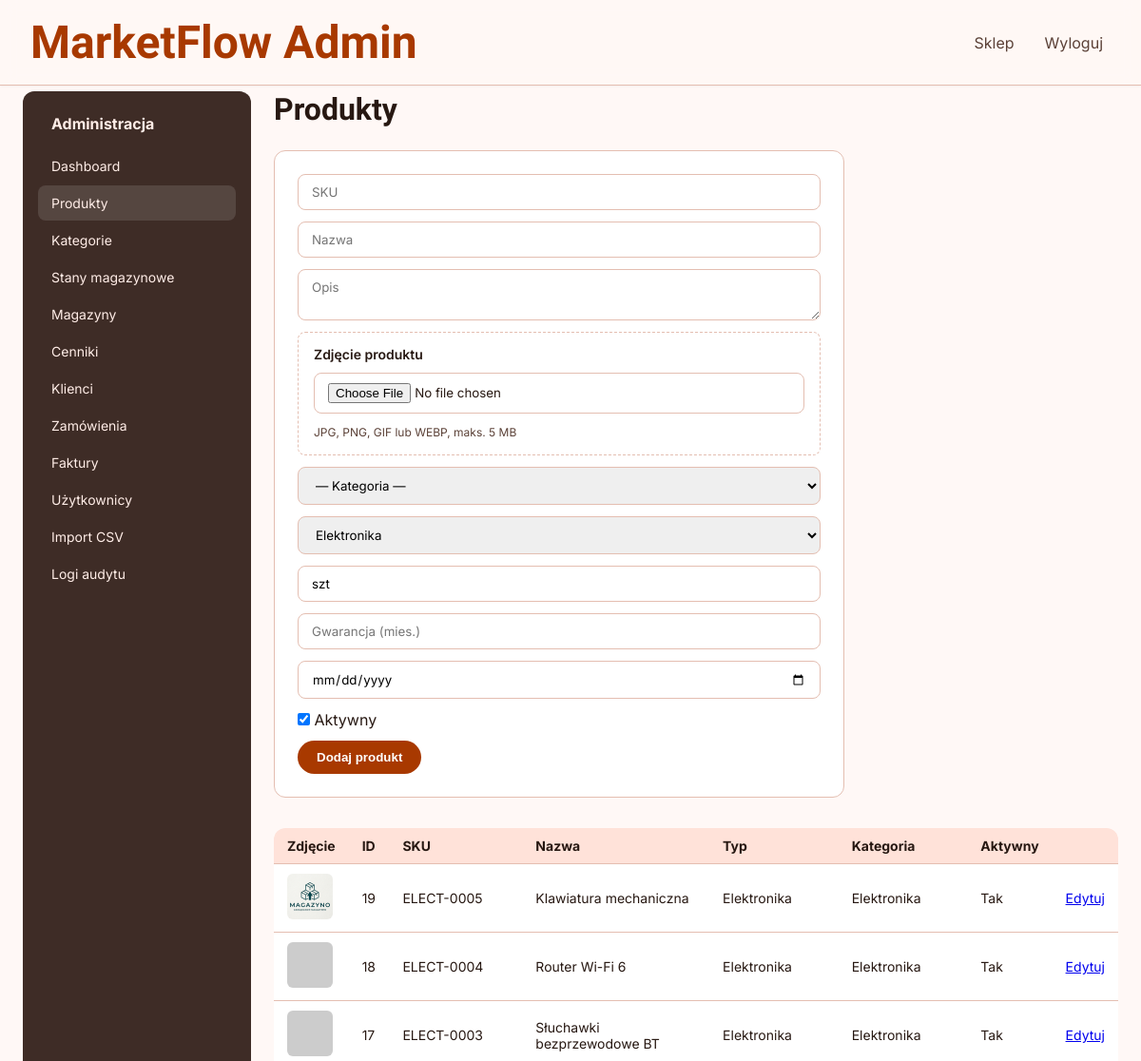
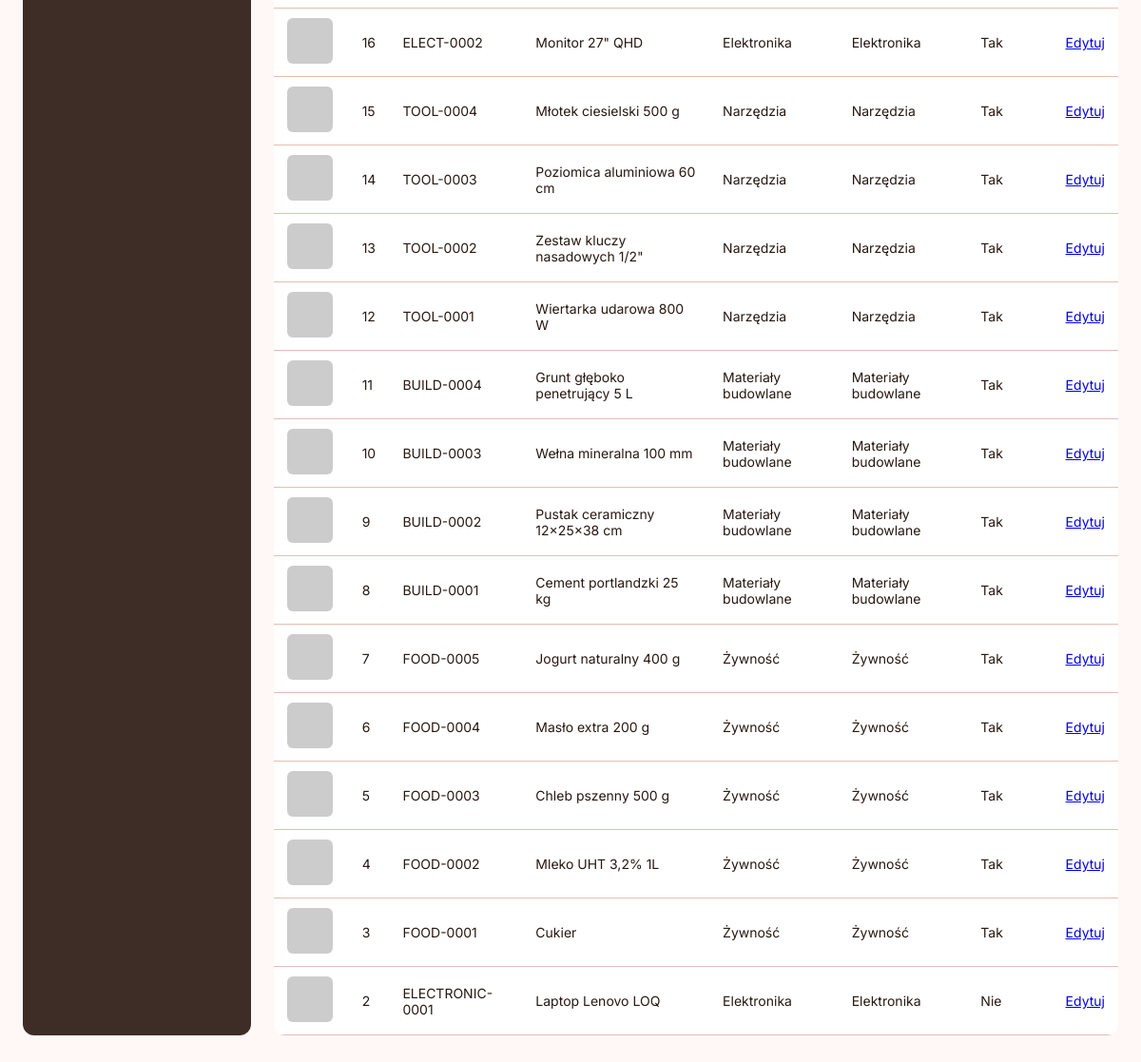
Page /ZZZ/admin/products.php (signed in) on the committed database (2 pictures, top to bottom).
### tables this page shows
CREATE TABLE `products` (
  `id` bigint(20) NOT NULL,
  `sku` varchar(64) NOT NULL,
  `name` varchar(255) NOT NULL,
  `description` text DEFAULT NULL,
  `image_path` varchar(255) DEFAULT NULL,
  `category_id` bigint(20) DEFAULT NULL,
  `unit` varchar(32) NOT NULL,
  `is_active` tinyint(1) NOT NULL DEFAULT 1,
  `created_at` timestamp NOT NULL DEFAULT current_timestamp(),
  `updated_at` timestamp NOT NULL DEFAULT current_timestamp() ON UPDATE current_timestamp(),
  `type` varchar(20) NOT NULL DEFAULT 'electronic',
  `warranty_months` int(11) DEFAULT NULL,
  `expiration_date` date DEFAULT NULL
);

CREATE TABLE `product_categories` (
  `id` bigint(20) NOT NULL,
  `name` varchar(128) NOT NULL,
  `parent_id` bigint(20) DEFAULT NULL
);

### ZZZ/includes/helpers.php (called while the page is built, shortened)
<?php
function e(?string $value): string
{
    return htmlspecialchars((string) $value, ENT_QUOTES, 'UTF-8');
}
function appConfig(string $key, mixed $default = null): mixed
{
    static $env = null;
    if ($env === null) {
        $root = dirname(__DIR__);
        $env = loadEnv($root . '/.env');
        if ($env === []) {
            $env = loadEnv($root . '/.env.example');
        }
    }
    return $env[$key] ?? $default;
}
function typeLabel(string $type): string
{
    return match ($type) {
        'electronic' => 'Elektronika',
        'food' => 'Żywność',
        'building' => 'Materiały budowlane',
        'tools' => 'Narzędzia',
        default => ucfirst($type),
    };
}
    return 'ORD-' . strtoupper(bin2hex(random_bytes(4)));
function productPlaceholderImage(string $name): string
{
    $text = rawurlencode(mb_substr($name, 0, 24));
    return 'https://via.placeholder.com/400x400?text=' . $text;
}
function productImageUrl(array $product): string
{
    $path = $product['image_path'] ?? null;
    if ($path) {
        return appUrl('/public/' . ltrim($path, '/'));
    }
    return productPlaceholderImage($product['name'] ?? 'Produkt');
}

### ZZZ/includes/repositories/ProductRepository.php (called while the page is built, shortened)
<?php
class ProductRepository
{
    public function all(): array
    {
        return $this->pdo->query('SELECT p.*, c.name AS category_name FROM products p
            LEFT JOIN product_categories c ON c.id = p.category_id
            ORDER BY p.id DESC')->fetchAll();
    }
}

### ZZZ/config/database.php (called while the page is built, shortened)
<?php
function loadEnv(string $path): array
{
    $env = [];
    if (!is_readable($path)) {
        return $env;
    }
    return $env;
}

### ZZZ/includes/bootstrap.php (called while the page is built, shortened)
<?php
require_once dirname(__DIR__) . '/config/database.php';
require_once __DIR__ . '/helpers.php';
require_once __DIR__ . '/repositories/ProductRepository.php';
function appUrl(string $path = ''): string
{
    $base = rtrim((string) appConfig('APP_URL', ''), '/');
    return $base . $path;
}

### ZZZ/admin/products.php (the view, shortened to what this page needs)
<?php
require_once dirname(__DIR__) . '/includes/bootstrap.php';
require_once dirname(__DIR__) . '/includes/layout/admin_layout.php';
$productRepo = new ProductRepository($pdo);
$products = $productRepo->all();
$edit = null;
?>
<h1 class="font-headline-lg" style="margin-bottom:24px;">Produkty</h1>
<form method="post" enctype="multipart/form-data" class="form-grid" style="background:white;padding:24px;border-radius:12px;border:1px solid var(--outline-variant);margin-bottom:32px;">
    <input type="text" name="sku" placeholder="SKU" required value="<?= e($edit['sku'] ?? '') ?>">
    <input type="text" name="name" placeholder="Nazwa" required value="<?= e($edit['name'] ?? '') ?>">
    <textarea name="description" placeholder="Opis" rows="2"><?= e($edit['description'] ?? '') ?></textarea>
    <div style="display:flex;flex-direction:column;gap:12px;padding:16px;border:1px dashed var(--outline-variant);border-radius:8px;">
        <label class="font-label-md" for="image">Zdjęcie produktu</label>
        <input type="file" id="image" name="image" accept="image/jpeg,image/png,image/gif,image/webp">
        <span style="font-size:12px;color:var(--on-surface-variant);">JPG, PNG, GIF lub WEBP, maks. 5 MB</span>
    </div>
    <select name="category_id">
        <option value="">— Kategoria —</option>
    </select>
    <select name="type">
        <option value="electronic" <?= ($edit['type'] ?? '') === 'electronic' ? 'selected' : '' ?>>Elektronika</option>
    </select>
    <input type="text" name="unit" placeholder="Jednostka" value="<?= e($edit['unit'] ?? 'szt') ?>">
    <input type="number" name="warranty_months" placeholder="Gwarancja (mies.)" value="<?= e((string) ($edit['warranty_months'] ?? '')) ?>">
    <input type="date" name="expiration_date" value="<?= e($edit['expiration_date'] ?? '') ?>">
    <label><input type="checkbox" name="is_active" <?= ($edit['is_active'] ?? 1) ? 'checked' : '' ?>> Aktywny</label>
    <div style="display:flex;gap:12px;flex-wrap:wrap;">
        <button type="submit" class="btn-primary"><?= $edit ? 'Zapisz' : 'Dodaj produkt' ?></button>
    </div>
</form>
<table class="data-table">
    <thead><tr><th>Zdjęcie</th><th>ID</th><th>SKU</th><th>Nazwa</th><th>Typ</th><th>Kategoria</th><th>Aktywny</th><th></th></tr></thead>
    <tbody>
        <?php foreach ($products as $p): ?>
        <tr>
            <td>
                <img src="<?= e(productImageUrl($p)) ?>" alt="" style="width:48px;height:48px;object-fit:cover;border-radius:6px;">
            </td>
            <td><?= (int) $p['id'] ?></td>
            <td><?= e($p['sku']) ?></td>
            <td><?= e($p['name']) ?></td>
            <td><?= e(typeLabel($p['type'])) ?></td>
            <td><?= e($p['category_name'] ?? '—') ?></td>
            <td><?= (int) $p['is_active'] ? 'Tak' : 'Nie' ?></td>
            <td><a href="?edit=<?= (int) $p['id'] ?>">Edytuj</a></td>
        </tr>
        <?php endforeach; ?>
    </tbody>
</table>

### ZZZ/public/assets/css/style.css (style rules this page uses)
:root { --surface: #fff8f6; --on-surface: #271812; --surface-variant: #fadcd2; --on-surface-variant: #5b4137; --surface-container: #ffe9e3; --surface-container-low: #fff1ec; --surface-container-high: #ffe2d9; --surface-container-lowest: #ffffff; --surface-container-highest: #fadcd2; --surface-bright: #fff8f6; --surface-dim: #f1d4ca; --primary: #a83900; --on-primary: #ffffff; --primary-container: #ff5a00; --on-primary-container: #511700; --primary-fixed: #ffdbcf; --on-primary-fixed: #380d00; --primary-fixed-dim: #ffb59a; --on-primary-fixed-variant: #802900; --inverse-primary: #ffb59a; --secondary: #0050d7; --on-secondary: #ffffff; --secondary-container: #2569fe; --on-secondary-container: #fefcff; --secondary-fixed: #dbe1ff; --secondary-fixed-dim: #b4c5ff; --on-secondary-fixed: #00174c; --on-secondary-fixed-variant: #003da9; --tertiary: #0061a6; --on-tertiary: #ffffff; --tertiary-container: #0095fc; --on-tertiary-container: #002c50; --tertiary-fixed: #d2e4ff; --tertiary-fixed-dim: #a0c9ff; --on-tertiary-fixed: #001c37; --on-tertiary-fixed-variant: #00497f; --error: #ba1a1a; --on-error: #ffffff; --error-container: #ffdad6; --on-error-container: #93000a; --background: #fff8f6; --on-background: #271812; --outline: #907065; --outline-variant: #e4beb1; --inverse-surface: #3e2c26; --inverse-on-surface: #ffede7; --surface-tint: #a83900; --font-display-lg: 48px; --font-headline-lg: 32px; --font-headline-md: 24px; --font-headline-lg-mobile: 24px; --font-body-lg: 18px; --font-body-md: 16px; --font-label-md: 14px; --font-label-sm: 12px; --font-price-display: 20px; --spacing-xs: 4px; --spacing-sm: 8px; --spacing-base: 4px; --spacing-md: 16px; --spacing-lg: 24px; --spacing-xl: 32px; --spacing-2xl: 48px; --spacing-gutter: 16px; --spacing-margin-mobile: 16px; --spacing-margin-desktop: 32px; }
* { margin: 0; padding: 0; box-sizing: border-box; }
html, body { background-color: var(--surface); color: var(--on-surface); font-family: 'Inter', sans-serif; -webkit-font-smoothing: antialiased; -moz-osx-font-smoothing: grayscale; }
.font-headline-lg { font-family: 'Hanken Grotesk', sans-serif; font-size: 32px; font-weight: 700; line-height: 1.2; }
.font-label-md { font-family: 'Inter', sans-serif; font-size: 14px; font-weight: 600; line-height: 1.0; }

### ZZZ/includes/layout/admin_layout.php (style rules this page uses)
.data-table { width:100%; border-collapse:collapse; background:white; border-radius:12px; overflow:hidden; margin-top:16px; }
.data-table th, .data-table td { padding:10px 14px; text-align:left; border-bottom:1px solid var(--outline-variant); font-size:14px; }
.data-table th { background:var(--surface-container-high); }
.form-grid { display:grid; gap:12px; max-width:600px; }
.form-grid input, .form-grid select, .form-grid textarea { padding:10px 14px; border:1px solid var(--outline-variant); border-radius:8px; font-family:inherit; }
.btn-primary { background:var(--primary); color:white; border:none; padding:10px 20px; border-radius:999px; font-weight:700; cursor:pointer; }

### rows in the picture
products: image_path (picture), id "19", sku "ELECT-0005", name "Klawiatura mechaniczna", type "Elektronika", category.name "Elektronika", is_active "Tak"
products: id "18", sku "ELECT-0004", name "Router Wi-Fi 6", type "Elektronika", category.name "Elektronika", is_active "Tak"
products: id "17", sku "ELECT-0003", name "Słuchawki bezprzewodowe BT", type "Elektronika", category.name "Elektronika", is_active "Tak"
products: id "16", sku "ELECT-0002", name "Monitor 27\" QHD", type "Elektronika", category.name "Elektronika", is_active "Tak"
products: id "15", sku "TOOL-0004", name "Młotek ciesielski 500 g", type "Narzędzia", category.name "Narzędzia", is_active "Tak"
products: id "14", sku "TOOL-0003", name "Poziomica aluminiowa 60 cm", type "Narzędzia", category.name "Narzędzia", is_active "Tak"
products: id "13", sku "TOOL-0002", name "Zestaw kluczy nasadowych 1/2\"", type "Narzędzia", category.name "Narzędzia", is_active "Tak"
products: id "12", sku "TOOL-0001", name "Wiertarka udarowa 800 W", type "Narzędzia", category.name "Narzędzia", is_active "Tak"
products: id "11", sku "BUILD-0004", name "Grunt głęboko penetrujący 5 L", type "Materiały budowlane", category.name "Materiały budowlane", is_active "Tak"
products: id "10", sku "BUILD-0003", name "Wełna mineralna 100 mm", type "Materiały budowlane", category.name "Materiały budowlane", is_active "Tak"
products: id "9", sku "BUILD-0002", name "Pustak ceramiczny 12x25x38 cm", type "Materiały budowlane", category.name "Materiały budowlane", is_active "Tak"
products: id "8", sku "BUILD-0001", name "Cement portlandzki 25 kg", type "Materiały budowlane", category.name "Materiały budowlane", is_active "Tak"
products: id "7", sku "FOOD-0005", name "Jogurt naturalny 400 g", type "Żywność", category.name "Żywność", is_active "Tak"
products: id "6", sku "FOOD-0004", name "Masło extra 200 g", type "Żywność", category.name "Żywność", is_active "Tak"
products: id "5", sku "FOOD-0003", name "Chleb pszenny 500 g", type "Żywność", category.name "Żywność", is_active "Tak"
products: id "4", sku "FOOD-0002", name "Mleko UHT 3,2% 1L", type "Żywność", category.name "Żywność", is_active "Tak"
products: id "3", sku "FOOD-0001", name "Cukier", type "Żywność", category.name "Żywność", is_active "Tak"
products: id "2", sku "ELECTRONIC-0001", name "Laptop Lenovo LOQ", type "Elektronika", category.name "Elektronika", is_active "Nie"
